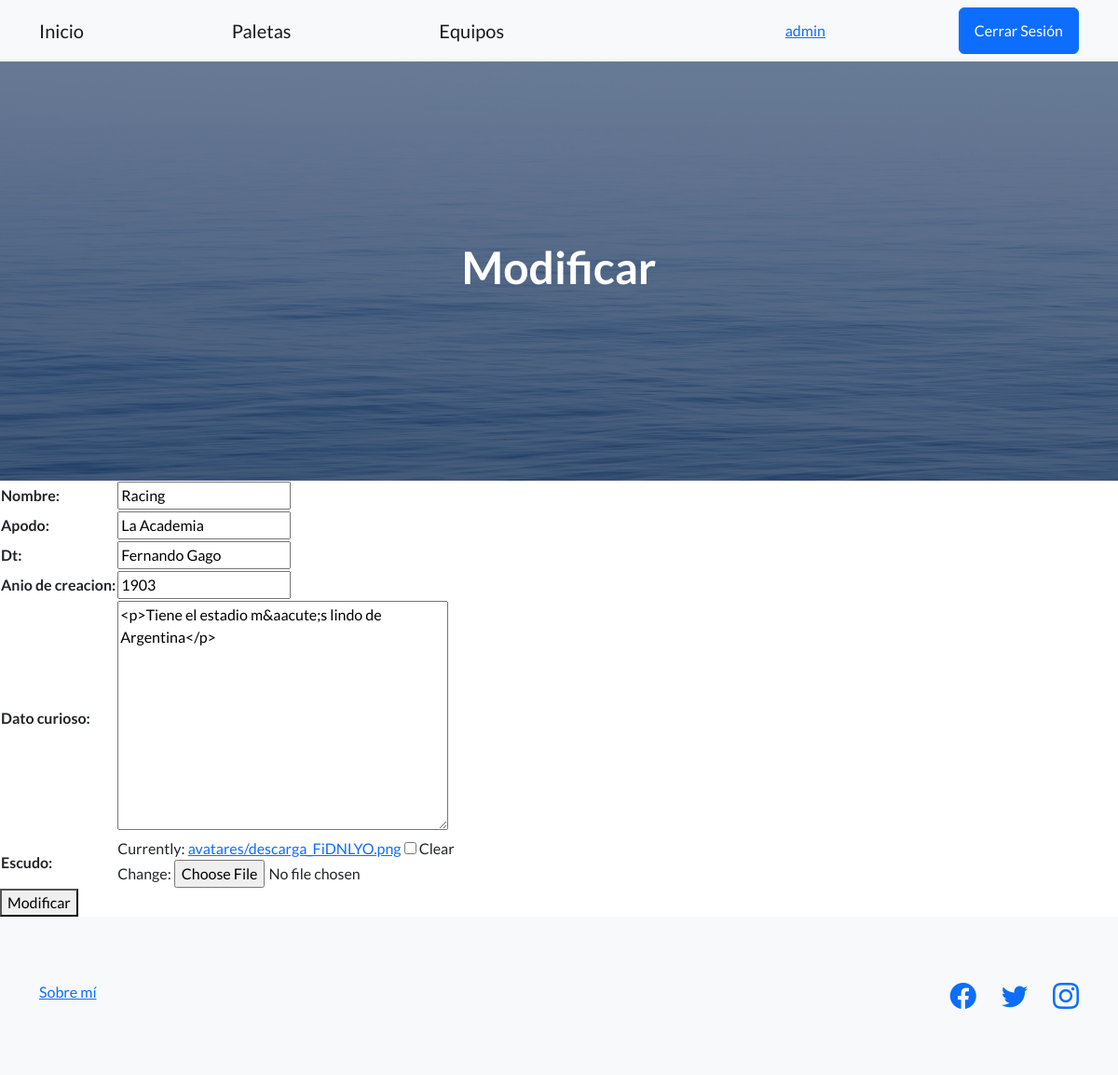
Page /paletas/2/Modificar/ (signed in) on the committed database.
### Aplicacion/models.py (models this page shows, shortened)
class Paleta(models.Model):
    nombre = models.CharField (max_length = 30)
    apodo = models.CharField (max_length = 30)
    dt = models.CharField (max_length = 30)
    anio_de_creacion = models.IntegerField ()
    dato_curioso = RichTextField()
    escudo = models.ImageField (upload_to = 'avatares', null = True, blank = True)

### Aplicacion/views.py (the view)
# urls.py: path('paletas/<int:pk>/Modificar/', views.PaletaUpdateView.as_view(), name = 'modificar_paletas'),
class PaletaUpdateView(LoginRequiredMixin, UpdateView):
    model = Paleta
    template_name = "CBV/actualiza_paleta.html"
    fields = ['nombre', 'apodo', 'dt', 'anio_de_creacion', 'dato_curioso', 'escudo']
    success_url = '/paletas/'

### Aplicacion/templates/CBV/actualiza_paleta.html (shortened to what this page needs)
{% extends 'base.html' %}
{% block h1_header %}
<h1>Modificar</h1>
{% endblock h1_header %}
{% block contenido %}
<form action = {% url 'Aplicacion:modificar_paletas' paleta.id %} method = 'post' enctype = 'multipart/form-data'>
    <table>
     {{form}}
    </table>
    <button>Modificar</button>
</form>
{% endblock contenido %}

### templates/base.html (shortened to what this page needs)
<!DOCTYPE html>
<html lang="en">
    {% load static %}
    <head>
        <link href="https://cdn.jsdelivr.net/npm/bootstrap-icons@1.5.0/font/bootstrap-icons.css" rel="stylesheet" type="text/css" />
        <link href={% static 'css/styles.css' %} rel="stylesheet" />
    </head>
    <body>
        <nav class="navbar navbar-light bg-light static-top">
            <div class="container">
                <a class="navbar-brand" href={% url 'Aplicacion:inicio' %}>Inicio</a>
                <a class="navbar-brand" href={% url 'Aplicacion:lista_paletas' %}>Paletas</a>
                <a class="navbar-brand" href={% url 'Aplicacion:lista_equipos' %}>Equipos</a>
                {% if request.user.is_authenticated %}
                <a href={% url 'usuarios:ver_perfil' %}>{{request.user.username}}</a>
                <a class="btn btn-primary" href={% url 'usuarios:logout' %}>Cerrar Sesión</a>
                {% else %}
                <a class="btn btn-primary" href={% url 'usuarios:login' %}>Iniciar Sesión</a>
                <a class="btn btn-primary" href={% url 'usuarios:registro' %}>Registrate</a>
                {% endif %}
            </div>
        </nav>
        <header class="masthead">
            <div class="container position-relative">
                <div class="row justify-content-center">
                    <div class="col-xl-6">
                        <div class="text-center text-white">
                            {% block h1_header %}{% endblock h1_header %}
                        </div>
                    </div>
                </div>
            </div>
        </header>
        {% block contenido %}
        {% endblock contenido %}
        <footer class="footer bg-light">
            <div class="container">
                <div class="row">
                    <div class="col-lg-6 h-100 text-center text-lg-start my-auto">
                        <ul class="list-inline mb-2">
                            <li class="list-inline-item"><a href= {% url 'Aplicacion:about' %} >Sobre mí</a></li>
                        </ul>
                    </div>
                    <div class="col-lg-6 h-100 text-center text-lg-end my-auto">
                        <ul class="list-inline mb-0">
                            <li class="list-inline-item me-4">
                                <a href="#!"><i class="bi-facebook fs-3"></i></a>
                            </li>
                            <li class="list-inline-item me-4">
                                <a href="#!"><i class="bi-twitter fs-3"></i></a>
                            </li>
                            <li class="list-inline-item">
                                <a href="#!"><i class="bi-instagram fs-3"></i></a>
                            </li>
                        </ul>
                    </div>
                </div>
            </div>
        </footer>
    </body>
</html>

### rows in the picture
Paleta: nombre "Racing", apodo "La Academia", dt "Fernando Gago", anio_de_creacion "1903", dato_curioso "<p>Tiene el estadio m&aacute;s lindo de Argentina</p>"

### other values in the picture
{{ request.user.username }} "admin"
